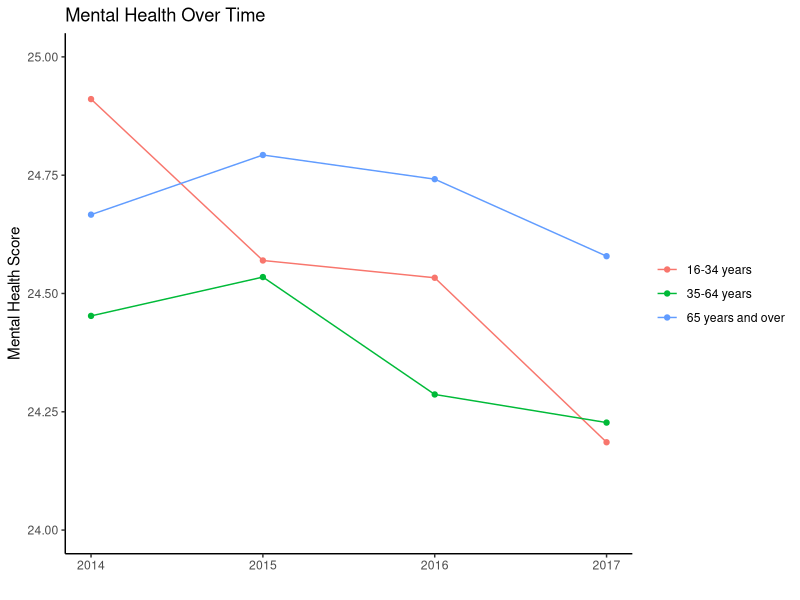

Write R code to recreate this figure.
library(tidyverse)
library(here)

mental_health_clean <- read_csv(here("data/mental_health_data/mental_health.csv"))

priority_3_graph <- mental_health_clean %>% 
  arrange(date_code) %>% 
  group_by(date_code, age) %>% 
  summarise(swemwbs_score = mean(swemwbs_score)) %>% 
  group_by(age) %>% 
  ggplot() +
  aes(x = date_code, y = swemwbs_score, colour = age) +
  geom_line(aes(group = age)) +
  geom_point() +
  scale_y_continuous(limits = c(24, 25)) +
  theme_classic() +
  theme(legend.title = element_blank()) +
  labs(
    x = "",
    y = "Mental Health Score",
    title = "Mental Health Over Time"
  )

  